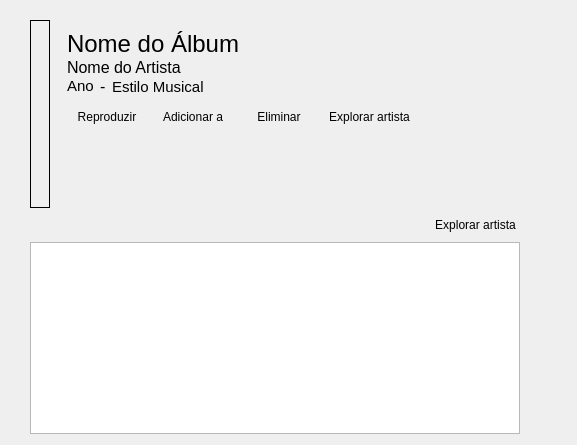
      <widget class="QWidget" name="page_album_info">
       <layout class="QGridLayout" name="gridLayout_8">
        <property name="leftMargin">
         <number>30</number>
        </property>
        <property name="topMargin">
         <number>0</number>
        </property>
        <item row="1" column="1">
         <spacer name="horizontalSpacer_17">
          <property name="orientation">
           <enum>Qt::Horizontal</enum>
          </property>
          <property name="sizeType">
           <enum>QSizePolicy::Fixed</enum>
          </property>
          <property name="sizeHint" stdset="0">
           <size>
            <width>5</width>
            <height>20</height>
           </size>
          </property>
         </spacer>
        </item>
        <item row="1" column="2">
         <layout class="QGridLayout" name="gridLayout_9">
          <property name="verticalSpacing">
           <number>0</number>
          </property>
          <item row="3" column="2">
           <widget class="QLabel" name="page_album_info_label_year">
            <property name="sizePolicy">
             <sizepolicy hsizetype="Fixed" vsizetype="Preferred">
              <horstretch>0</horstretch>
              <verstretch>0</verstretch>
             </sizepolicy>
            </property>
            <property name="font">
             <font>
              <pointsize>12</pointsize>
             </font>
            </property>
            <property name="text">
             <string>-</string>
            </property>
           </widget>
          </item>
          <item row="4" column="1" colspan="7">
           <spacer name="verticalSpacer_11">
            <property name="orientation">
             <enum>Qt::Vertical</enum>
            </property>
            <property name="sizeType">
             <enum>QSizePolicy::Fixed</enum>
            </property>
            <property name="sizeHint" stdset="0">
             <size>
              <width>20</width>
              <height>10</height>
             </size>
            </property>
           </spacer>
          </item>
          <item row="5" column="4">
           <widget class="QPushButton" name="page_album_info_button_addTo">
            <property name="text">
             <string>Adicionar a</string>
            </property>
            <property name="icon">
             <iconset resource="icons/img.qrc">
              <normaloff>:/cross.png</normaloff>:/cross.png</iconset>
            </property>
            <property name="flat">
             <bool>true</bool>
            </property>
           </widget>
          </item>
          <item row="6" column="1" colspan="7">
           <spacer name="verticalSpacer_6">
            <property name="orientation">
             <enum>Qt::Vertical</enum>
            </property>
            <property name="sizeType">
             <enum>QSizePolicy::Fixed</enum>
            </property>
            <property name="sizeHint" stdset="0">
             <size>
              <width>20</width>
              <height>80</height>
             </size>
            </property>
           </spacer>
          </item>
          <item row="3" column="1">
           <widget class="QLabel" name="page_album_info_label_1">
            <property name="sizePolicy">
             <sizepolicy hsizetype="Fixed" vsizetype="Fixed">
              <horstretch>0</horstretch>
              <verstretch>0</verstretch>
             </sizepolicy>
            </property>
            <property name="font">
             <font>
              <pointsize>11</pointsize>
             </font>
            </property>
            <property name="text">
             <string>Ano</string>
            </property>
           </widget>
          </item>
          <item row="5" column="7">
           <spacer name="horizontalSpacer_12">
            <property name="orientation">
             <enum>Qt::Horizontal</enum>
            </property>
            <property name="sizeHint" stdset="0">
             <size>
              <width>100</width>
              <height>20</height>
             </size>
            </property>
           </spacer>
          </item>
          <item row="3" column="3" colspan="5">
           <widget class="QLabel" name="page_album_info_label_gender">
            <property name="font">
             <font>
              <pointsize>11</pointsize>
             </font>
            </property>
            <property name="text">
             <string>Estilo Musical</string>
            </property>
           </widget>
          </item>
          <item row="2" column="1" colspan="7">
           <widget class="QLabel" name="page_album_info_label_artist">
            <property name="sizePolicy">
             <sizepolicy hsizetype="Preferred" vsizetype="Fixed">
              <horstretch>0</horstretch>
              <verstretch>0</verstretch>
             </sizepolicy>
            </property>
            <property name="font">
             <font>
              <pointsize>12</pointsize>
             </font>
            </property>
            <property name="text">
             <string>Nome do Artista</string>
            </property>
           </widget>
          </item>
          <item row="5" column="1" colspan="3">
           <widget class="QPushButton" name="page_album_info_button_play">
            <property name="text">
             <string>Reproduzir</string>
            </property>
            <property name="icon">
             <iconset resource="icons/img.qrc">
              <normaloff>:/cross.png</normaloff>:/cross.png</iconset>
            </property>
            <property name="flat">
             <bool>true</bool>
            </property>
           </widget>
          </item>
          <item row="1" column="1" colspan="7">
           <widget class="QLabel" name="page_album_info_label_name">
            <property name="sizePolicy">
             <sizepolicy hsizetype="Preferred" vsizetype="Fixed">
              <horstretch>0</horstretch>
              <verstretch>0</verstretch>
             </sizepolicy>
            </property>
            <property name="font">
             <font>
              <pointsize>18</pointsize>
              <weight>50</weight>
              <bold>false</bold>
             </font>
            </property>
            <property name="text">
             <string>Nome do Álbum</string>
            </property>
           </widget>
          </item>
          <item row="5" column="6">
           <widget class="QPushButton" name="page_album_info_button_1">
            <property name="text">
             <string>Explorar artista</string>
            </property>
            <property name="icon">
             <iconset resource="icons/img.qrc">
              <normaloff>:/cross.png</normaloff>:/cross.png</iconset>
            </property>
            <property name="flat">
             <bool>true</bool>
            </property>
           </widget>
          </item>
          <item row="5" column="5">
           <widget class="QPushButton" name="page_album_info_button_remove">
            <property name="text">
             <string>Eliminar</string>
            </property>
            <property name="icon">
             <iconset resource="icons/img.qrc">
              <normaloff>:/cross.png</normaloff>:/cross.png</iconset>
            </property>
            <property name="flat">
             <bool>true</bool>
            </property>
           </widget>
          </item>
          <item row="0" column="1" colspan="6">
           <spacer name="verticalSpacer_8">
            <property name="orientation">
             <enum>Qt::Vertical</enum>
            </property>
            <property name="sizeType">
             <enum>QSizePolicy::Fixed</enum>
            </property>
            <property name="sizeHint" stdset="0">
             <size>
              <width>20</width>
              <height>10</height>
             </size>
            </property>
           </spacer>
          </item>
         </layout>
        </item>
        <item row="1" column="3" colspan="2">
         <spacer name="horizontalSpacer_10">
          <property name="orientation">
           <enum>Qt::Horizontal</enum>
          </property>
          <property name="sizeHint" stdset="0">
           <size>
            <width>40</width>
            <height>20</height>
           </size>
          </property>
         </spacer>
        </item>
        <item row="1" column="0">
         <widget class="QLabel" name="page_album_info_label_artwork">
          <property name="sizePolicy">
           <sizepolicy hsizetype="Fixed" vsizetype="Fixed">
            <horstretch>0</horstretch>
            <verstretch>0</verstretch>
           </sizepolicy>
          </property>
          <property name="maximumSize">
           <size>
            <width>250</width>
            <height>250</height>
           </size>
          </property>
          <property name="frameShape">
           <enum>QFrame::Box</enum>
          </property>
          <property name="frameShadow">
           <enum>QFrame::Plain</enum>
          </property>
          <property name="lineWidth">
           <number>1</number>
          </property>
          <property name="text">
           <string/>
          </property>
          <property name="pixmap">
           <pixmap resource="icons/img.qrc">:/circle-1.png</pixmap>
          </property>
          <property name="scaledContents">
           <bool>true</bool>
          </property>
         </widget>
        </item>
        <item row="2" column="2" alignment="Qt::AlignRight">
         <widget class="QPushButton" name="page_album_info_button_exploreArtist">
          <property name="text">
           <string>Explorar artista</string>
          </property>
          <property name="icon">
           <iconset resource="icons/img.qrc">
            <normaloff>:/cross.png</normaloff>:/cross.png</iconset>
          </property>
          <property name="flat">
           <bool>true</bool>
          </property>
         </widget>
        </item>
        <item row="3" column="0" colspan="3">
         <widget class="QListView" name="page_album_info_listView">
          <property name="styleSheet">
           <string notr="true">background</string>
          </property>
         </widget>
        </item>
        <item row="0" column="0">
         <spacer name="verticalSpacer_10">
          <property name="orientation">
           <enum>Qt::Vertical</enum>
          </property>
          <property name="sizeType">
           <enum>QSizePolicy::Fixed</enum>
          </property>
          <property name="sizeHint" stdset="0">
           <size>
            <width>20</width>
            <height>20</height>
           </size>
          </property>
         </spacer>
        </item>
       </layout>
      </widget>
